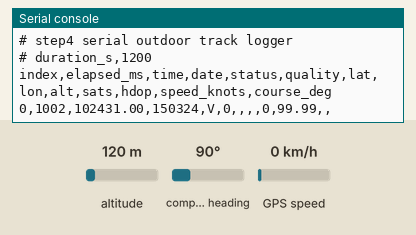
A program run on a simulated ESP32 board running MicroPython. On the bench: the last lines printed to the serial console. The inputs (shaded band) are chosen by the test bench; at power-on: altitude 120 m, compass heading 90°, GPS speed 0 km/h. The GPS gets a fix after 3 s at 37.7749, -122.4194 with 8 satellites.

Above: at 1.2 s.
1.3 s: altitude set to 20 m
At 3.8 s:
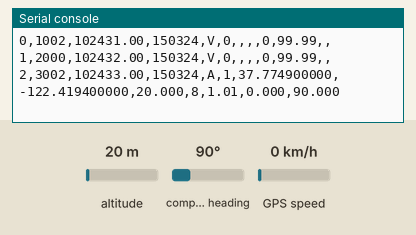
5.5 s: compass heading set to 7°
At 6.4 s:
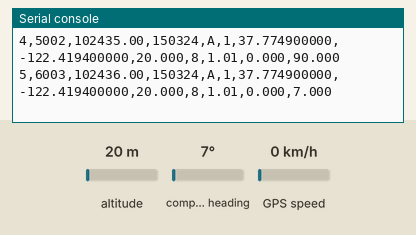
7.1 s: GPS speed set to 2 km/h
At 7.1 s:
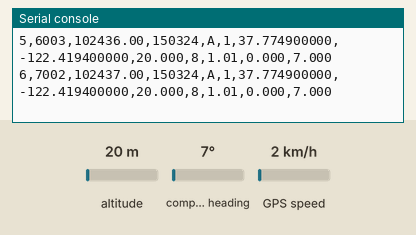

The program:

04_serial_track_logger.py
```python
"""Step 4 fallback: outdoor walk logging over USB serial (no WiFi required)."""

import time
import machine

from gnss_nmea import merge_gga_rmc, parse_sentence


UART_ID = 1
GNSS_RX_PIN = 16
GNSS_TX_PIN = 17
BAUD = 9600
DURATION_S = 20 * 60


uart = machine.UART(
    UART_ID,
    baudrate=BAUD,
    rx=machine.Pin(GNSS_RX_PIN),
    tx=machine.Pin(GNSS_TX_PIN),
    timeout=1000,
)

latest_rmc = None
index = 0

print("# step4 serial outdoor track logger")
print("# duration_s,%d" % DURATION_S)
print("index,elapsed_ms,time,date,status,quality,lat,lon,alt,sats,hdop,speed_knots,course_deg")

start = time.ticks_ms()
while time.ticks_diff(time.ticks_ms(), start) < DURATION_S * 1000:
    raw = uart.readline()
    if not raw:
        continue
    try:
        line = raw.decode("ascii", "ignore").strip()
    except Exception:
        continue
    if not line.startswith("$"):
        continue

    msg, data = parse_sentence(line)
    if msg == "RMC" and data:
        latest_rmc = data
    elif msg == "GGA" and data:
        merged = merge_gga_rmc(data, latest_rmc)
        if not merged:
            continue

        elapsed_ms = time.ticks_diff(time.ticks_ms(), start)
        lat = "" if merged["lat"] is None else "%.9f" % merged["lat"]
        lon = "" if merged["lon"] is None else "%.9f" % merged["lon"]
        alt = "" if merged["alt"] is None else "%.3f" % merged["alt"]
        hdop = "" if merged["hdop"] is None else "%.2f" % merged["hdop"]
        speed = "" if merged["speed_knots"] is None else "%.3f" % merged["speed_knots"]
        course = "" if merged["course_deg"] is None else "%.3f" % merged["course_deg"]
        print(
            "%d,%d,%s,%s,%s,%d,%s,%s,%s,%d,%s,%s,%s"
            % (
                index,
                elapsed_ms,
                merged["time"],
                merged["date"],
                merged["status"],
                merged["quality"],
                lat,
                lon,
                alt,
                merged["sats"],
                hdop,
                speed,
                course,
            )
        )
        index += 1

print("# done,samples,%d" % index)
```

gnss_nmea.py
```python
"""Self-written NMEA 0183 parser for experiment 3 (no third-party NMEA library)."""


def nmea_checksum_ok(sentence):
    sentence = sentence.strip()
    if not sentence.startswith("$") or "*" not in sentence:
        return False
    body, checksum_text = sentence[1:].split("*", 1)
    checksum = 0
    for char in body:
        checksum ^= ord(char)
    try:
        expected = int(checksum_text[:2], 16)
    except ValueError:
        return False
    return checksum == expected


def nmea_latlon_to_deg(value, hemi):
    if not value:
        return None
    try:
        raw = float(value)
    except ValueError:
        return None
    degrees = int(raw // 100)
    minutes = raw - degrees * 100
    decimal = degrees + minutes / 60.0
    if hemi in ("S", "W"):
        decimal = -decimal
    return decimal


def parse_gga(fields):
    if len(fields) < 10:
        return None
    quality = int(fields[6]) if fields[6].isdigit() else 0
    return {
        "utc_time": fields[1],
        "lat_deg": nmea_latlon_to_deg(fields[2], fields[3]),
        "lon_deg": nmea_latlon_to_deg(fields[4], fields[5]),
        "quality": quality,
        "num_sat": int(fields[7]) if fields[7].isdigit() else 0,
        "hdop": float(fields[8]) if fields[8] else None,
        "alt_m": float(fields[9]) if fields[9] else None,
        "valid": quality > 0,
    }


def parse_rmc(fields):
    if len(fields) < 10:
        return None
    return {
        "utc_time": fields[1],
        "status": fields[2] or "V",
        "lat_deg": nmea_latlon_to_deg(fields[3], fields[4]),
        "lon_deg": nmea_latlon_to_deg(fields[5], fields[6]),
        "speed_knots": float(fields[7]) if fields[7] else None,
        "course_deg": float(fields[8]) if fields[8] else None,
        "utc_date": fields[9],
        "valid": fields[2] == "A",
    }


def parse_gsa(fields):
    if len(fields) < 18:
        return None
    mode = fields[1]
    fix_type = int(fields[2]) if fields[2].isdigit() else 0
    sats = []
    for sat_id in fields[3:15]:
        if sat_id:
            sats.append(int(sat_id))
    return {
        "mode": mode,
        "fix_type": fix_type,
        "satellites": sats,
        "pdop": float(fields[15]) if fields[15] else None,
        "hdop": float(fields[16]) if fields[16] else None,
        "vdop": float(fields[17]) if fields[17] else None,
    }


def parse_gsv(fields):
    if len(fields) < 4:
        return None
    total_msgs = int(fields[1]) if fields[1].isdigit() else 0
    msg_num = int(fields[2]) if fields[2].isdigit() else 0
    sats_in_view = int(fields[3]) if fields[3].isdigit() else 0
    return {
        "total_msgs": total_msgs,
        "msg_num": msg_num,
        "sats_in_view": sats_in_view,
    }


def parse_sentence(sentence):
    sentence = sentence.strip()
    if not nmea_checksum_ok(sentence):
        return None, None
    body = sentence[1:].split("*", 1)[0]
    fields = body.split(",")
    msg = fields[0][-3:]
    if msg == "GGA":
        return "GGA", parse_gga(fields)
    if msg == "RMC":
        return "RMC", parse_rmc(fields)
    if msg == "GSA":
        return "GSA", parse_gsa(fields)
    if msg == "GSV":
        return "GSV", parse_gsv(fields)
    return msg, None


def merge_gga_rmc(gga, rmc):
    if not gga:
        return None
    return {
        "time": gga.get("utc_time", ""),
        "date": "" if not rmc else rmc.get("utc_date", ""),
        "lat": gga.get("lat_deg"),
        "lon": gga.get("lon_deg"),
        "quality": gga.get("quality", 0),
        "sats": gga.get("num_sat", 0),
        "hdop": gga.get("hdop"),
        "alt": gga.get("alt_m"),
        "speed_knots": None if not rmc else rmc.get("speed_knots"),
        "course_deg": None if not rmc else rmc.get("course_deg"),
        "status": "V" if not rmc else rmc.get("status", "V"),
        "valid": bool(gga.get("valid")),
    }
```

Measured:
- after the input at 1.3 s, the serial console: prints a new line after 1.7 s (image 1)
- after the input at 5.5 s, the serial console: prints a new line after 0.51 s (image 2)
